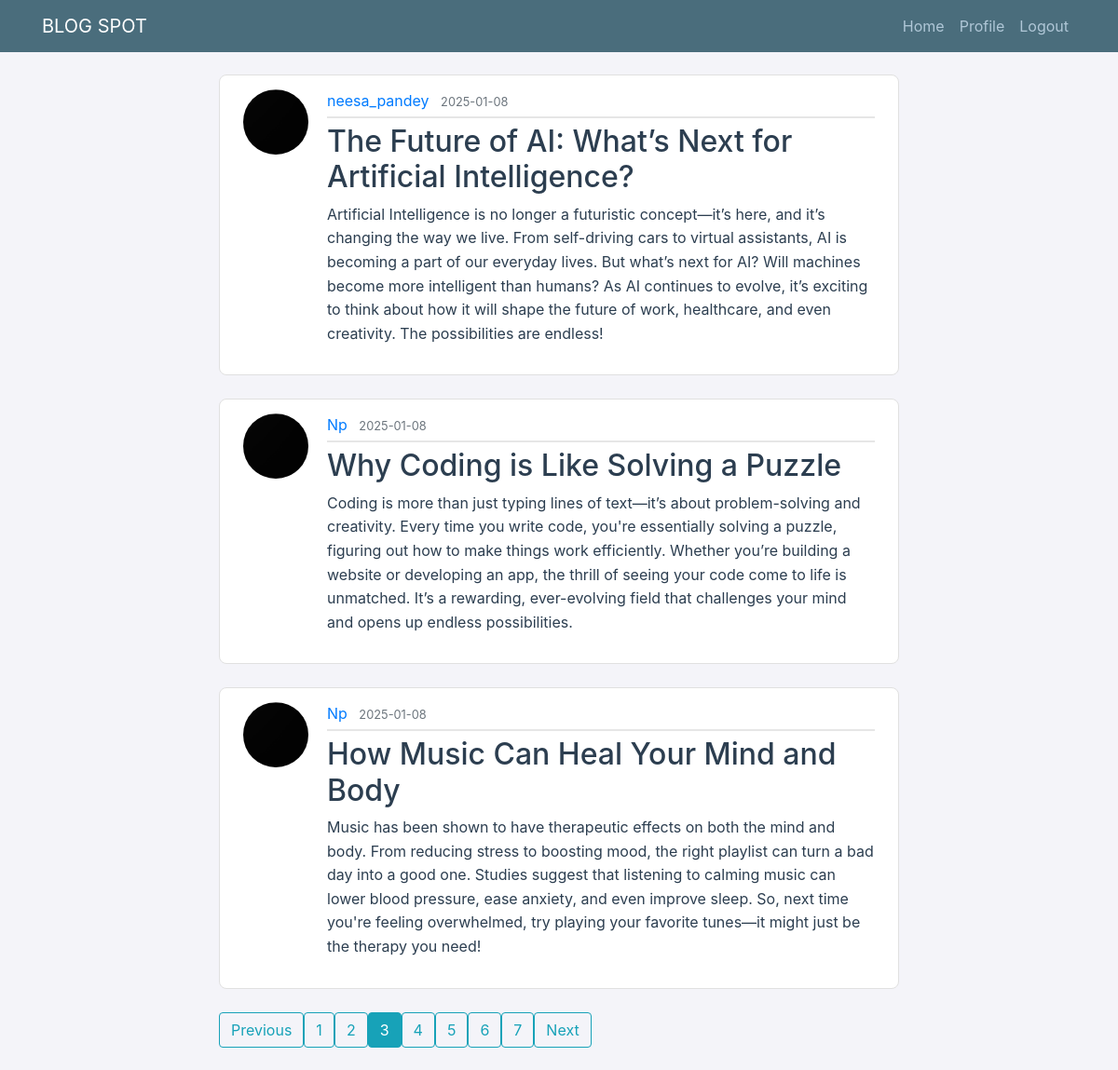
Page /home?page=3 (signed in) on the committed database.
### blogweb/models.py (models this page shows, shortened)
class Post(db.Model):
    id = db.Column(db.Integer,primary_key=True)
    title=db.Column(db.String(100) ,nullable=False)
    date_posted = db.Column(db.DateTime,nullable=False,default=datetime.utcnow)
    content = db.Column(db.Text,nullable=False)
    user_id = db.Column(db.Integer,db.ForeignKey('user.id'),nullable=False)

class User(db.Model,UserMixin):
    id = db.Column(db.Integer,primary_key=True)
    username = db.Column(db.String(20) , unique=True , nullable = False)
    email = db.Column(db.String(120) , unique=True , nullable = False)
    profile = db.Column(db.String(20),nullable=False,default='default.jpg')
    password = db.Column(db.String(60),nullable=False)
    posts = db.relationship('Post',backref='author',lazy=True)

### blogweb/main/routes.py (the view)
@main.route("/")
@main.route("/home")
@login_required
def home():
    page = request.args.get('page', 1, type=int)
    posts = Post.query.order_by(Post.date_posted.desc()).paginate(page=page, per_page=3)
    return render_template('home.html', posts=posts)

### blogweb/models.py (called while the page is built)
@login_manager.user_loader
def load_user(user_id):
    return User.query.get(int(user_id))

### blogweb/templates/home.html
{% extends "layout.html" %}
{% block content %}
    {% for post in posts.items %}
        <article class="media content-section">
          <img class="rounded-circle article-img" src="{{url_for('static',filename='profilefile/' + post.author.profile)}}">
          <div class="media-body">
            <div class="article-metadata">
              <a class="mr-2" href="{{url_for('main.account', username=post.author.username)}}">{{ post.author.username }}</a>
              <small class="text-muted">{{ post.date_posted.strftime('%Y-%m-%d') }}</small>
            </div>
            <h2><a class="article-title" href="{{ url_for('posts.post',post_id = post.id)}}">{{ post.title }}</a></h2>
            <p class="article-content">{{ post.content }}</p>
          </div>
        </article>
      {% endfor %}
      <div class="pagination">
        {% if posts.has_prev %}
          <a class="btn btn-outline-info mb-4" href="{{ url_for('main.home', page=posts.prev_num) }}">Previous</a>
        {% else %}
          <a class="btn btn-outline-info mb-4 disabled" href="#">Previous</a>
        {% endif %}
        {% for page_num in posts.iter_pages() %}
          {% if page_num %}
            {% if posts.page == page_num %}
              <a class="btn btn-info mb-4" href="{{ url_for('main.home', page=page_num) }}">{{ page_num }}</a>
            {% else %}
              <a class="btn btn-outline-info mb-4" href="{{ url_for('main.home', page=page_num) }}">{{ page_num }}</a>
            {% endif %}
          {% else %}
            <span class="btn btn-outline-info mb-4 disabled">...</span>
          {% endif %}
        {% endfor %}
        {% if posts.has_next %}
          <a class="btn btn-outline-info mb-4" href="{{ url_for('main.home', page=posts.next_num) }}">Next</a>
        {% else %}
          <a class="btn btn-outline-info mb-4 disabled" href="#">Next</a>
        {% endif %}
      </div>
{% endblock content %}

### blogweb/static/main.css (style rules this page uses)
body { background: #f4f4f9; color: #2c3e50; margin-top: 5rem; }
h1, h2, h3, h4, h5, h6 { color: #34495e; }
.content-section { background: #ffffff; padding: 15px 25px; border: 1px solid #e0e0e0; border-radius: 8px; margin-bottom: 25px; }
.article-title { color: #2c3e50; }
.article-content { white-space: pre-line; line-height: 1.6; }
.article-img { height: 70px; width: 70px; margin-right: 20px; }
.article-metadata { padding-bottom: 5px; margin-bottom: 6px; border-bottom: 2px solid #e6e6e6; }

### rows in the picture
Post: profile (placeholder picture), author.username "neesa_pandey", date_posted "2025-01-08", title "The Future of AI: What’s Next for Artificial Intelligence?", content "Artificial Intelligence is no longer a futuristic concept—it’s here, and it’s changing the way we live. From self-driving cars to virtual assistants, AI is becoming a part of our everyday lives. But what’s next for AI? Will machines become more intelligent than humans? As AI continues to evolve, it’s exciting to think about how it will shape the future of work, healthcare, and even creativity. The possibilities are endless!"
Post: profile (placeholder picture), author.username "Np", date_posted "2025-01-08", title "Why Coding is Like Solving a Puzzle", content "Coding is more than just typing lines of text—it’s about problem-solving and creativity. Every time you write code, you're essentially solving a puzzle, figuring out how to make things work efficiently. Whether you’re building a website or developing an app, the thrill of seeing your code come to life is unmatched. It’s a rewarding, ever-evolving field that challenges your mind and opens up endless possibilities."
Post: profile (placeholder picture), author.username "Np", date_posted "2025-01-08", title "How Music Can Heal Your Mind and Body", content "Music has been shown to have therapeutic effects on both the mind and body. From reducing stress to boosting mood, the right playlist can turn a bad day into a good one. Studies suggest that listening to calming music can lower blood pressure, ease anxiety, and even improve sleep. So, next time you're feeling overwhelmed, try playing your favorite tunes—it might just be the therapy you need!"

### other values in the picture
{{ page_num }} "1" "2" "4" "5" "6" "7"
{{ page_num }} "3"
